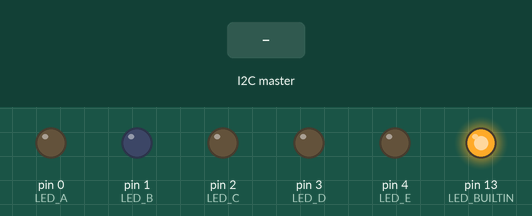
Recording of a sketch running on a simulated Arduino Uno, built with avr-gcc and run on an emulated ATmega328P. On the bench: output pins drawn as LEDs (lit = HIGH). The inputs (shaded band) are chosen by the test bench.

Above: at 1.2 s.
1.3 s: the I2C master sends the byte 1
At 2.5 s:
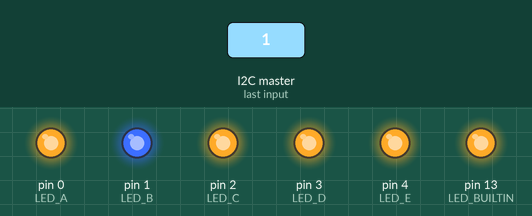
2.8 s: the I2C master sends the byte 0
At 3.7 s:
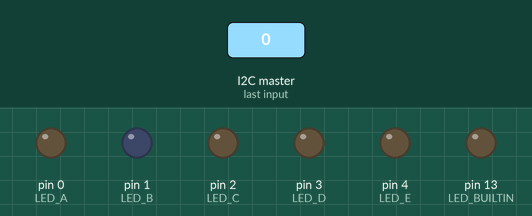
4.3 s: the I2C master sends the byte 2
At 4.9 s:
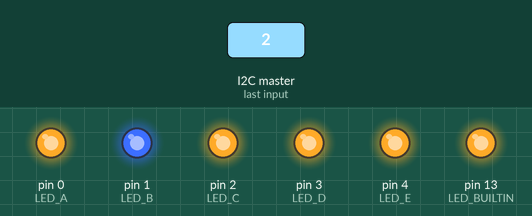
Timing chart, 0 to 7.3 s (numbered marks = the images above; inputs shaded):
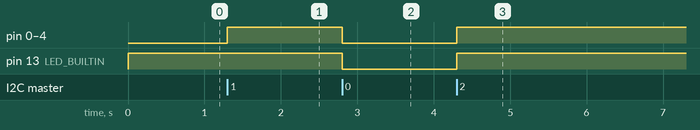

Measured:
- after the input at 1.3 s, pin 0 (LED_A), pin 1 (LED_B), pin 2 (LED_C), pin 3 (LED_D), pin 4 (LED_E): LOW → HIGH at once
- after the input at 2.8 s, pin 0 (LED_A), pin 1 (LED_B), pin 2 (LED_C), pin 3 (LED_D), pin 4 (LED_E), pin 13 (LED_BUILTIN): HIGH → LOW at once
- after the input at 4.3 s, pin 0 (LED_A), pin 1 (LED_B), pin 2 (LED_C), pin 3 (LED_D), pin 4 (LED_E), pin 13 (LED_BUILTIN): LOW → HIGH at once

The sketch:

roo-eye.ino
```cpp
#include <Wire.h>

  //  Test bed adapted from the Blink and PacketSerial examples.
  //  This is the Device Agent module for the jumperoo eye display.

#define LED_A 0
#define LED_B 1
#define LED_C 2
#define LED_D 3
#define LED_E 4

#define I2C_DEVICE 9

void receiveEvent(int bytes) {
  boolean isVib = (boolean)Wire.read();
  digitalWrite(LED_BUILTIN, (isVib)? HIGH : LOW);

  if (isVib) {
    digitalWrite(LED_BUILTIN, HIGH);
    digitalWrite(LED_A, HIGH);
    digitalWrite(LED_B, HIGH);
    digitalWrite(LED_C, HIGH);
    digitalWrite(LED_D, HIGH);
    digitalWrite(LED_E, HIGH);
  } else {
    digitalWrite(LED_BUILTIN, LOW);
    digitalWrite(LED_A, LOW);
    digitalWrite(LED_B, LOW);
    digitalWrite(LED_C, LOW);
    digitalWrite(LED_D, LOW);
    digitalWrite(LED_E, LOW);
  }
}

// The setup function runs once on reset.

void setup() {

  // initialize digital pins as an outputs.

  pinMode(LED_BUILTIN, OUTPUT);
  digitalWrite(LED_BUILTIN, HIGH);

  pinMode(LED_A, OUTPUT);
  pinMode(LED_B, OUTPUT);
  pinMode(LED_C, OUTPUT);
  pinMode(LED_D, OUTPUT);
  pinMode(LED_E, OUTPUT);

  // Configure Wire stream for I2C

  Wire.begin(I2C_DEVICE);
  Wire.setClock(100000);
  Wire.onReceive(receiveEvent);
}

// the loop function runs over and over again forever

void loop() {
}
```
